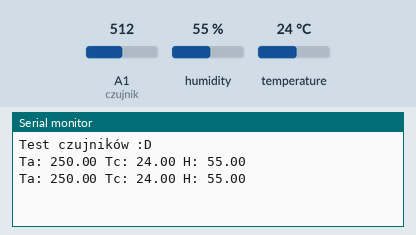
Bench run of a sketch on a simulated Arduino Uno, built with avr-gcc and run on an emulated ATmega328P. On the bench: the last lines printed to the serial monitor. The inputs (shaded band) are chosen by the test bench; at power-on: humidity 55 %, A1 (czujnik) = 512, temperature 24 °C.

Above: at 2.8 s.
2.9 s: humidity set to 22 %
At 5.3 s:
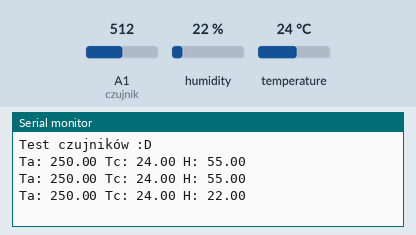
5.6 s: A1 (czujnik) set to 716
At 7.3 s:
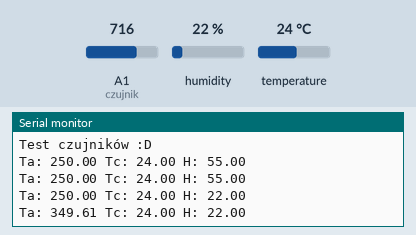
8.3 s: temperature set to 12 °C
At 8.3 s:
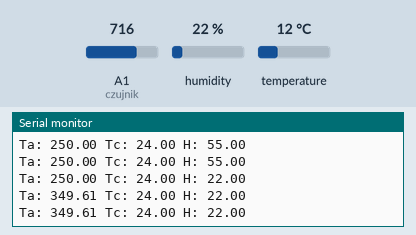
11.0 s: A1 (czujnik) set to 900
At 12.9 s:
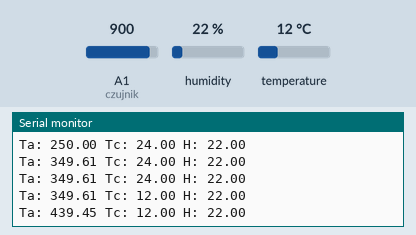
13.7 s: humidity set to 40 %
At 14.8 s:
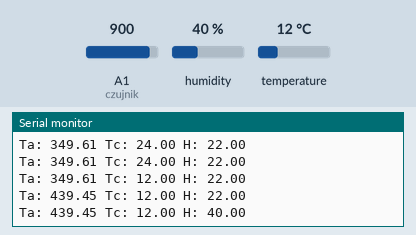
Timing chart, 0 to 16.7 s (numbered marks = the images above; inputs shaded):
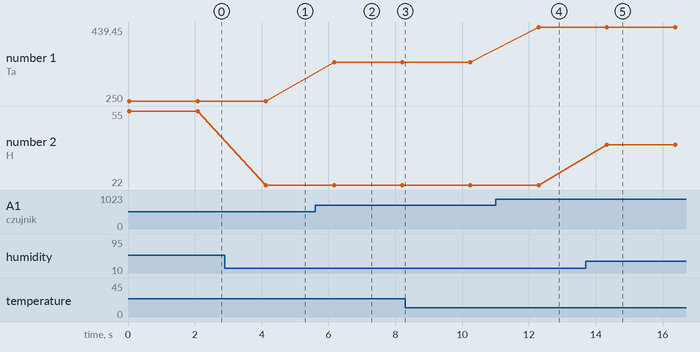

Measured:
- after the input at 2.9 s, the serial monitor: prints a new line after 1.2 s (image 1)
- after the input at 5.6 s, the serial monitor: prints a new line after 0.57 s (image 2)
- after the input at 11.0 s, the serial monitor: prints a new line after 1.3 s (image 4)
- after the input at 13.7 s, the serial monitor: prints a new line after 0.63 s (image 5)
- plotted number 1: 250 → 349.61 after the input at 5.6 s, 349.61 → 439.45 after the input at 11.0 s
- plotted number 2: 55 → 22 after the input at 2.9 s, 22 → 40 after the input at 13.7 s

The sketch:

zad1.ino
```cpp
#include "Adafruit_Sensor.h"
#include "Adafruit_AM2320.h"
int czujnik = A1;   //pin analogowy A1 połączony z sygnałem z czujnika
float VOLT;
float TA, TC, H;
Adafruit_AM2320 am2320 = Adafruit_AM2320();

void setup(){
    Serial.begin(9600);        //inicjalizacja monitora szeregowego
    while (!Serial) {
    delay(10); // hang out until serial port opens
    }
    Serial.println("Test czujników :D");
    am2320.begin();

}

void loop(){
    int odczyt = analogRead(czujnik);      //odczytanie wartości z czujnika
    VOLT = (odczyt * 5.0) / 1024.0;        //przeliczenie odczytanej wartości na napięcie w woltach (dla podłączenia pod 5 V)
    TA = VOLT  * 100;                    //konwersja z napięcia na temperaturę, rozdzielczość czujnika wynosi 10 mV na stopień
    TC = am2320.readTemperature();
    H = am2320.readHumidity();
    Serial.print("Ta: ");
    Serial.print(TA);
    Serial.print(" Tc: ");
    Serial.print(TC);
    Serial.print(" H: ");
    Serial.println(H);

    delay(2000);                            //opóźnienie między kolejnymi odczytami
}
```
